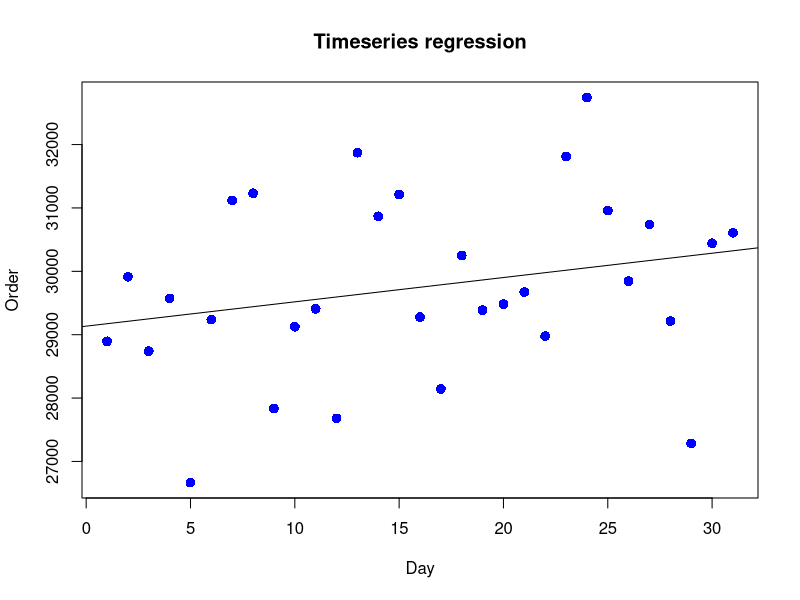
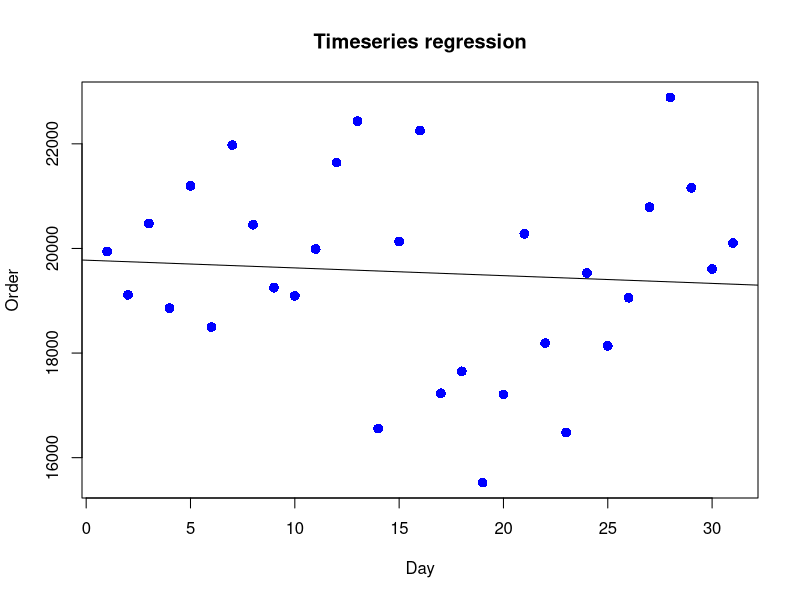
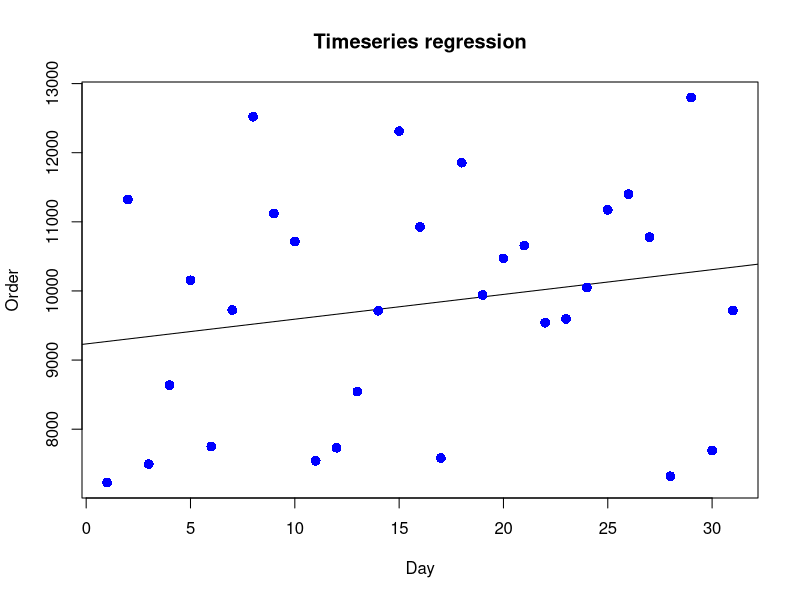

The R script that drew these images, in order:
########## 	Creating random numbers: 3 Fulfillment centers and Hourly order data of Oct 2021 #################
year <- 2021
month <- 10
day <- 1:31
Date <- as.Date(ISOdate(year, month, day))
Date

FC1 <- data.frame(c(1:31),Date, rep("FC1", 31), rnorm(31,0.01*30000,1000), rnorm(31,0.03*30000,1000),rnorm(31,0.01*30000),rnorm(31,0.05*30000),rnorm(31,0.04*30000),rnorm(31,0.05*30000),rnorm(31,0.04*30000),rnorm(31,0.05*30000),rnorm(31,0.05*30000),rnorm(31,0.05*30000),rnorm(31,0.05*30000),rnorm(31,0.05*30000),rnorm(31,0.05*30000),rnorm(31,0.06*30000),rnorm(31,0.08*30000),rnorm(31,0.07*30000),rnorm(31,0.07*30000),rnorm(31,0.07*30000),rnorm(31,0.05*30000),rnorm(31,0.02*30000),rnorm(31,0.01*30000),rnorm(31,0.01*30000,500),rnorm(31,0.01*30000,500),rnorm(31,0*30000,0) )
names(FC1) <- c("Seq", "Date","FC_Name", "06","07","08","09","10","11","12","13","14","15","16","17","18","19","20","21","22","23","24","01","02","03","04","05")
FC1

FC2 <- data.frame(c(1:31), Date, rep("FC2", 31), rnorm(31,0.01*20000,1000), rnorm(31,0.03*20000,1000),rnorm(31,0.01*20000),rnorm(31,0.05*20000),rnorm(31,0.04*20000),rnorm(31,0.05*20000),rnorm(31,0.04*20000),rnorm(31,0.05*20000),rnorm(31,0.05*20000),rnorm(31,0.05*20000),rnorm(31,0.05*20000),rnorm(31,0.05*20000),rnorm(31,0.05*20000),rnorm(31,0.06*20000),rnorm(31,0.08*20000),rnorm(31,0.07*20000),rnorm(31,0.07*20000),rnorm(31,0.07*20000),rnorm(31,0.05*20000),rnorm(31,0.02*20000),rnorm(31,0.01*20000),rnorm(31,0.01*20000,500),rnorm(31,0.01*20000,500),rnorm(31,0*20000,0) )
names(FC2) <- c("Seq","Date","FC_Name", "06","07","08","09","10","11","12","13","14","15","16","17","18","19","20","21","22","23","24","01","02","03","04","05")
FC2

FC3 <- data.frame(c(1:31), Date, rep("FC3", 31), rnorm(31,0.01*10000,1000), rnorm(31,0.03*10000,1000),rnorm(31,0.01*10000),rnorm(31,0.05*10000),rnorm(31,0.04*10000),rnorm(31,0.05*10000),rnorm(31,0.04*10000),rnorm(31,0.05*10000),rnorm(31,0.05*10000),rnorm(31,0.05*10000),rnorm(31,0.05*10000),rnorm(31,0.05*10000),rnorm(31,0.05*10000),rnorm(31,0.06*10000),rnorm(31,0.08*10000),rnorm(31,0.07*10000),rnorm(31,0.07*10000),rnorm(31,0.07*10000),rnorm(31,0.05*10000),rnorm(31,0.02*10000),rnorm(31,0.01*10000),rnorm(31,0.01*10000,500),rnorm(31,0.01*10000,500),rnorm(31,0*10000,0) )
names(FC3) <- c("Seq","Date","FC_Name", "06","07","08","09","10","11","12","13","14","15","16","17","18","19","20","21","22","23","24","01","02","03","04","05")
FC3

FC1$Capacity <- 30000
FC2$Capacity <- 20000
FC3$Capacity <- 10000

FC1$Daily_order <- rowSums(FC1[,c(4:27)],na.rm=TRUE)
FC2$Daily_order <- rowSums(FC2[,c(4:27)],na.rm=TRUE)
FC3$Daily_order <- rowSums(FC3[,c(4:27)],na.rm=TRUE)


All_FC_Data <- rbind(FC1, FC2, FC3)

All_FC_Data

############### Descriptive statistics ######################
tapply(All_FC_Data$Daily_order, All_FC_Data$FC_Name, mean)
tapply(All_FC_Data$Daily_order, All_FC_Data$FC_Name, sd)
All_FC_Data$Diff_Capacity <- All_FC_Data$Capacity - All_FC_Data$Daily_order
All_FC_Data$Beyond_Capacity <- ifelse(All_FC_Data$Diff_Capacity > 0, 0, 1)
All_FC_Data
tapply(All_FC_Data$Beyond_Capacity, All_FC_Data$FC_Name, sum)


############# Estimating next month’s order volume #############

### by using Oct Mean ###
library(forecast)
FC1$Daily_Order <- rowSums(FC1[,c(4:27)],na.rm=TRUE)
Forecast_Nov_FC1 <- forecast(FC1$Daily_Order, h=30)

FC2$Daily_Order <- rowSums(FC2[,c(4:27)],na.rm=TRUE)
Forecast_Nov_FC2 <- forecast(FC2$Daily_Order, h=30)

FC3$Daily_Order <- rowSums(FC3[,c(4:27)],na.rm=TRUE)
Forecast_Nov_FC3 <- forecast(FC3$Daily_Order, h=30)

### by using Regression model ###
relation_FC1 <- lm(FC1$Daily_order ~ FC1$Seq)
print(relation_FC1)
summary(relation_FC1)
plot(FC1$Seq,FC1$Daily_order, col = "blue", main = "Timeseries regression",
abline(lm(FC1$Daily_order ~ FC1$Seq)), cex =1.3, pch =16, xlab="Day", ylab="Order")

relation_FC2 <- lm(FC2$Daily_order ~ FC2$Seq)
print(relation_FC2)
summary(relation_FC2)
plot(FC2$Seq,FC2$Daily_order, col = "blue", main = "Timeseries regression",
     abline(lm(FC2$Daily_order ~ FC2$Seq)), cex =1.3, pch =16, xlab="Day", ylab="Order")

relation_FC3 <- lm(FC3$Daily_order ~ FC1$Seq)
print(relation_FC3)
summary(relation_FC3)
plot(FC3$Seq,FC3$Daily_order, col = "blue", main = "Timeseries regression",
     abline(lm(FC3$Daily_order ~ FC3$Seq)), cex =1.3, pch =16, xlab="Day", ylab="Order")

